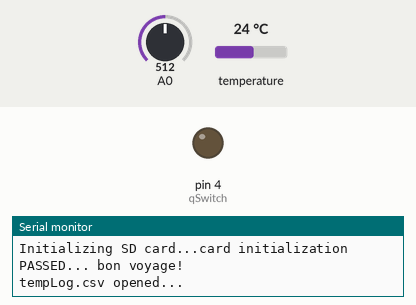
This sketch was run on a simulated Arduino Uno, built with avr-gcc and run on an emulated ATmega328P. Parts: output pins drawn as LEDs (lit = HIGH), the last lines printed to the serial monitor. Inputs (shaded band) come from the test bench; at power-on: A0 = 512, temperature 24 °C. Storage starts empty.

Above: at 0.1 s.
At 0.9 s:
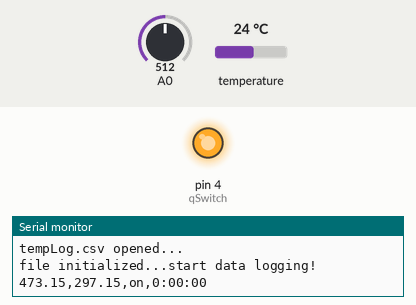
Timing chart, 0 to 2.4 s (numbered marks = the images above):
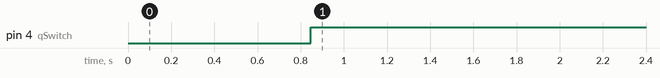

The sketch:

HeaterV2.ino
```cpp
/*
Joseph Habeck, March 2018

Summary: code to run heater module; reads in temperature from both analog and digital sensors checks if temperature is below user-defined
critical LOW temperature, if so, turns on heater; heater remains on until temperature is above critical HIGH temp.;
temperature readings, heater operation status, and flight time is written to SD card. Note that the temperature reading used to
compare to the critical temps. is read from the digital sensor.

The circuit includes:
-- Arduino Uno
-- Sparkfun micro SD shield (chip select pin = 8)
-- OMRON G5V-2 relay switch (digital pin 4)
-- TMP analog temperature sensor (analog pin 0)
-- Dallas digital temperature sensor (digital pin 2)
-- (2) 9v battery power supply
 */

// Libraries
#include <SPI.h>
#include <SD.h>

// Used for Dallas temp sensor:
#include <OneWire.h>
#include <DallasTemperature.h>
#define ONE_WIRE_BUS 2
OneWire oneWire(ONE_WIRE_BUS);
DallasTemperature sensors(&oneWire);
//

// Set pins
int tPin1 = 0;                            // set analog pin 0 (analog temp sensor)
int tPin2 = 2;                            // set digital pin 2 (digital temp sensor)
int qSwitch = 4;                          // set digital pin 4 (relay)
int hold;                                 // used for heater switch

// Define variables
float t1;                                 // temperature read from analog sensor
float t2;                                 // temperature read from digital sensor
float samp_freq=3000;                     // sampling frequency (ms)
float t_low = 283;                        // critical low temp [K] (heater turns ON if t2 < t_low)
float t_high = 289;                       // critical high temp [K] (heater turns OFF if t2 > t_high)

// More variable definitions
String data;                              // used for data logging
String heaterStatus;                      // used for data logging; will be "on" or "off"
String filename = "tempLog.csv";          // file name that data wil be written to
const int CS = 8;                         // CS pin on SD card
File tempLog;                             // file that data is written to
unsigned long t;                          // flight-time

// Setup
void setup() {
  Serial.begin(9600); // open serial port
  sensors.begin(); // start up Dallas temp sensor library

  // Initalize digital pins:
  pinMode(tPin2, INPUT);
  pinMode(qSwitch, OUTPUT);

  // Open serial port(s):
  while (!Serial){
    ; // wait for serial port to connect
  }

  Serial.print("Initializing SD card...");

  // Check if card is present/initalized:
  if (!SD.begin(CS)){
  Serial.println("card initialization FAILED - something is wrong..."); // card not present or initialization failed
  while (1); // dont do anything more
  }

  Serial.println("card initialization PASSED... bon voyage!");          // initialization successful

  // Initialize file:
  tempLog = SD.open(filename, FILE_WRITE); // open file

  if (tempLog) {
    Serial.println( filename + " opened...");
    tempLog.println("Temperature 1 (analog) (K), Temperature 2 (digital) (K), Heater Status, Flight Time (hour:min:sec)"); // file heading
    tempLog.close();
    Serial.println("file initialized...start data logging!");
  }
  else {
    Serial.println("error opening file");
    return;
  }
}

void loop() {

  t = millis() / 1000;                      // set flight-time variable to Arduino internal clock

  ////////// Temperature monitoring //////////

  t1 = getAnalogTemp(tPin1);                // analog temp in Kelvin
  sensors.requestTemperatures();            // request temp from digital temp sensor...
  t2 = sensors.getTempCByIndex(0);          // digital temp in celcius
  t2 = t2 + 273.15;                         // digital temp in Kelvin

  ////////// Heater operation //////////

// "test-fire" heater for 3 minutes after Arduino clock has started; NOTE heater does not depend on temperature values during this time!
  if (t<(60*3)){
   digitalWrite(qSwitch, HIGH);
   heaterStatus = "on";
  }

// Compare digital temp. to critical temp.:
  else{
    if (t2 < t_low) {
      hold = 1; // if temperature is below low critical temperature
    }
    if (t2 > t_high) {
      hold = 0; // if temperature is above high critical temperature
     }

// turn heater on/off:
    if (hold==1){
    digitalWrite(qSwitch, HIGH);
    heaterStatus = "on";
    }
   else {
    digitalWrite(qSwitch, LOW);
    heaterStatus = "off";
    }
  }

////////// Datalogging //////////

data = "";
data += t1;               // log value of analog temp.
data += ",";
data += t2;               // log value of digital temp.
data += ",";
data += heaterStatus;     // log heater status (either "on" or "off")
data += ",";
data += flightTime(t);    // log flight time; flightTime is a user-defined function

////////// Data Writing //////////

 tempLog = SD.open("tempLog.csv", FILE_WRITE);    // open file

 if (tempLog) {
    //Serial.println("tempLog.csv opened...");    // file open successfully
    tempLog.println(data);
    tempLog.close();
    Serial.println(data);
  }
  else {
    Serial.println("error opening file");         // file open failed
    return;
  }

 delay(samp_freq); // delay 1 second i.e. do all that every 1 second

 }

///////// User-defined functions //////////

// Reads in temp. from analog sensor and converts it to Kelvin; written by: Joey Habeck
float getAnalogTemp(int pin) {
  float t = analogRead(pin) * .004882814;       // analog temperature
  float t_F = (((t - .5) * 100) * 1.8) + 32;    // convert temperature to Farenheit
  float t_K = (t_F + 459.67) * 5 / 9;           // convert Farenheit to Kelvin
  return (t_K);
}

// Reads in time from Arduino clock (seconds) and converts it to hr:min:sec; written by: Simon Peterson
String flightTime(unsigned long t) {
  String fTime = "";
  fTime += (String(t / 3600) + ":");
  t %= 3600;
  fTime += String(t / 600);
  t %= 600;
  fTime += (String(t / 60) + ":");
  t %= 60;
  fTime += (String(t / 10) + String(t % 10));
  return fTime;
}
```

Measured:
- by itself, pin 4 (qSwitch): LOW → HIGH at 0.85 s
